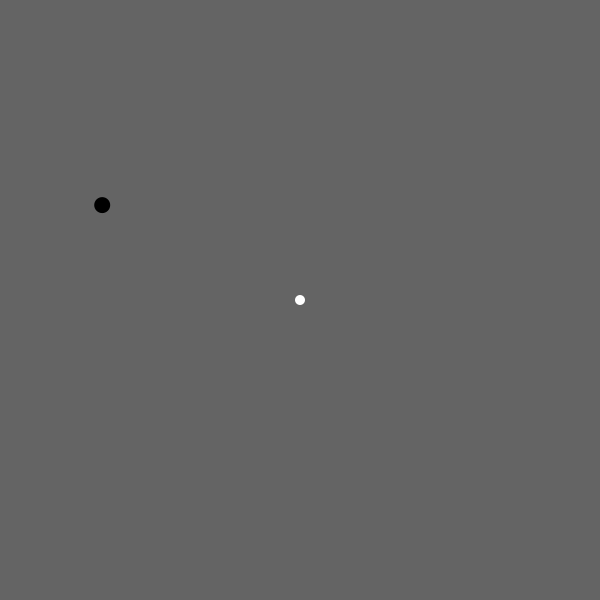
Frame 1 (no input)
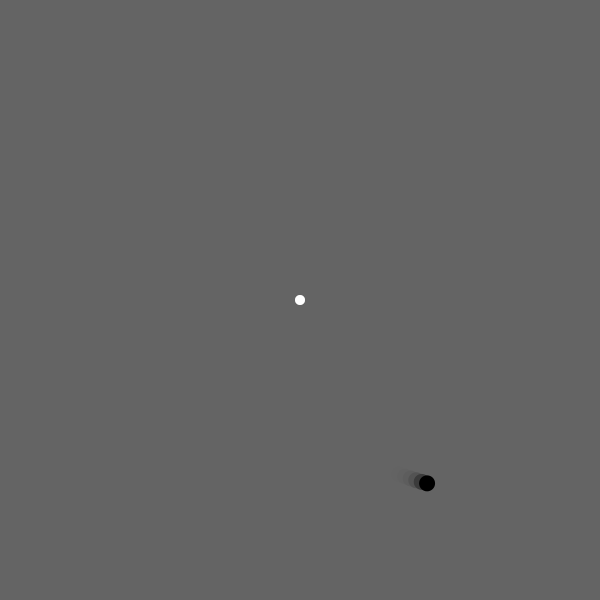
Frame 60 (the mouse pressed at the canvas centre just before this capture)
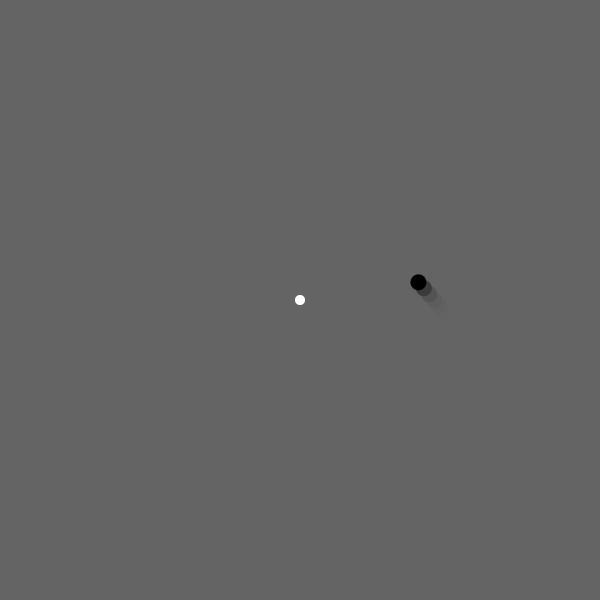
Frame 120 (the mouse held since frame 60 and released just before this capture)

The Processing sketch that drew these frames (run headless with seeded random() and noise(); from frame 60 on, the mouse is pressed at the canvas centre):

// Processing sketch: parcours_elliptique
// ── parcours_elliptique.pde
// renaud.jean-francois@uqam.ca
// Syntaxe Processing version 148
// Jeudi 25 septembre 2008


// Déclaration des objets de la classe PVector
// Les deux objets requis pour gérer la dynamique du mouvement (vitesse + accélération).
PVector acc;
PVector vel;

// L’objet pour régler la position
PVector loc;

// Deux objets pour calculer l’orientation du vecteur dans l’espace
PVector cibleLoc;
PVector SoustractionDeuxVecteurs;

float cibleX = 300, cibleY = 300;


void setup() {
  size(600,600);
  background(100);
  noStroke();
  smooth();
  acc = new PVector(0.0, 0.0);
  vel = new PVector(0.0, 0.0); 
  loc = new PVector(100, 200);
  cibleLoc = new PVector(cibleX, cibleY);

  SoustractionDeuxVecteurs = PVector.sub(cibleLoc, loc);
  vel.x = SoustractionDeuxVecteurs.x*0.01;
  vel.y = SoustractionDeuxVecteurs.y*0.05;
}

void draw() {

  fill(100,150);
  rect(0,0,width,height);

  fill(255);
  ellipse(cibleX, cibleY, 10, 10);
  fill(0);


  SoustractionDeuxVecteurs = PVector.sub(cibleLoc, loc);
 
  acc.x = SoustractionDeuxVecteurs.x*0.001;
  acc.y = SoustractionDeuxVecteurs.y*0.001;

  vel.add(acc);
  // L’emplacement est mis à jour en fonction des vecteurs de vitesse.
  loc.add(vel);

  // Affichage d'une figure à l'emplacement désigné
  ellipse(loc.x, loc.y, 16, 16);

}
